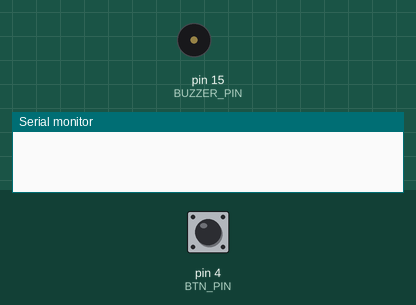
This sketch was run on a simulated Arduino Uno, built with avr-gcc and run on an emulated ATmega328P. Parts: buzzer (waves = sounding), the last lines printed to the serial monitor. The test bench sets the inputs (shaded band); at power-on: pin 4 (BTN_PIN) HIGH.

Above: at 1.2 s.
1.3 s: pin 4 (BTN_PIN) pulled LOW for 0.15 s
At 1.7 s:
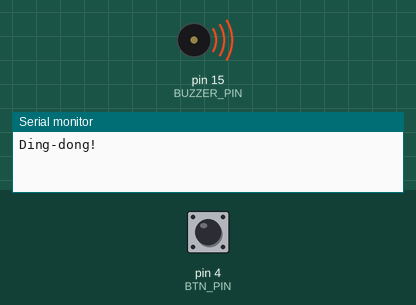
Timing chart, 0 to 4.3 s (numbered marks = the images above; inputs shaded):
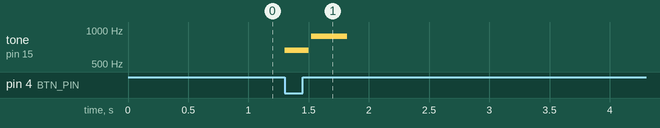

Measured:
- after the input at 1.3 s, tone on pin 15 (BUZZER_PIN): silent → 660 Hz at once, → silent 0.20 s later, → 880 Hz 0.02 s later, → silent 0.30 s later

The sketch:

doorbell.ino
```cpp
// WHY: Teaches edge detection (press vs. hold) and making sound with tone().
// We watch for the moment the button goes from released to pressed (a falling
// edge, because of INPUT_PULLUP), then play a friendly two-note chime. This is
// the pattern behind doorbells, key-click feedback, and UI beeps.

const int BTN_PIN   = 4;    // button -> GPIO4 -> GND (INPUT_PULLUP)
const int BUZZER_PIN = 15;  // buzzer + via 100Ω -> GPIO15, - -> GND

bool wasPressed = false;

void setup() {
  Serial.begin(115200);
  pinMode(BTN_PIN, INPUT_PULLUP);
  pinMode(BUZZER_PIN, OUTPUT);
}

void loop() {
  bool pressed = digitalRead(BTN_PIN) == LOW;

  // Trigger only on the transition release -> press (falling edge).
  if (pressed && !wasPressed) {
    Serial.println("Ding-dong!");
    tone(BUZZER_PIN, 660, 200);   // note 1: E5 for 200ms
    delay(220);
    tone(BUZZER_PIN, 880, 300);   // note 2: A5 for 300ms
    delay(320);
    noTone(BUZZER_PIN);
  }

  wasPressed = pressed;
  delay(20);
}
```
